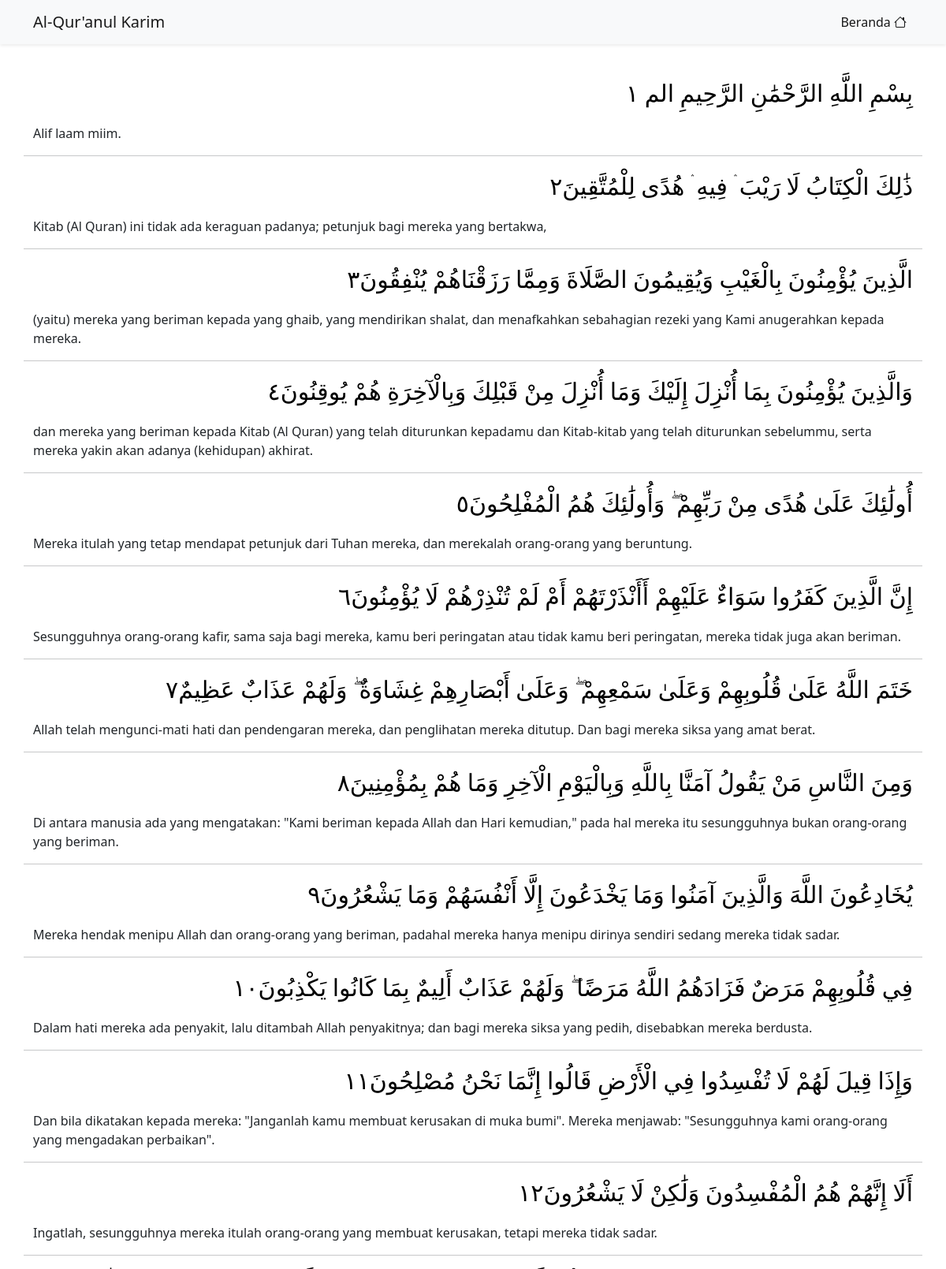
Page /surah.php?surah=2 (upper part) on the committed database.
### tables this page shows
CREATE TABLE `arabicquran` (
  `Index` int(11) NOT NULL,
  `DatabaseID` smallint(6) NOT NULL,
  `Surah` int(11) NOT NULL,
  `Ayat` int(11) NOT NULL,
  `Text` text NOT NULL
);

CREATE TABLE `indonesianquran` (
  `Index` int(11) NOT NULL,
  `DatabaseID` smallint(6) NOT NULL,
  `Surah` int(11) NOT NULL,
  `Ayat` int(11) NOT NULL,
  `Text` text NOT NULL
);

### surah.php (the view, shortened to what this page needs)
<?php
include "koneksi.php";
?>
<!doctype html>
<html lang="en">
  <head>
    <link href="https://cdn.jsdelivr.net/npm/bootstrap@5.0.1/dist/css/bootstrap.min.css" rel="stylesheet">
    <link rel="stylesheet" href="https://cdn.jsdelivr.net/npm/bootstrap-icons@1.5.0/font/bootstrap-icons.css">
    <link rel="stylesheet" href="assets/css/style.css">
  </head>
  <body>
    <nav class="navbar navbar-expand-lg navbar-light bg-light fixed-top shadow-sm">
      <div class="container">
        <a class="navbar-brand" href="index.php">Al-Qur'anul Karim</a>
        <div class="collapse navbar-collapse" id="navbarNavAltMarkup">
          <div class="navbar-nav ms-auto">
            <a class="nav-link active" aria-current="page" href="index.php">Beranda <span class="i bi bi-house"></span></a>
          </div>
        </div>
      </div>
    </nav>
    <section id="content-surah" style="padding-top: 3rem;">
      <div class="container">
        <div class="row justify-content-center mt-5">
          <?php
          if (isset($_GET['surah'])) {
            $surah = $_GET['surah'];
            $tampil = mysqli_query($koneksi, "SELECT a.text as arabic, b.text as indonesia FROM arabicquran a LEFT OUTER JOIN indonesianquran b ON a.index = b.index WHERE a.surah = $surah");
            $ayat = 1;
            while($data = mysqli_fetch_array($tampil)) {
              $str = $data['arabic'];
              echo '<p class="arabic">' . $str . format_arabic_number($ayat) . '</p>';
              echo '<p class="latin">' . $data['indonesia'] . '</p>';
              echo '<hr>';
              $ayat++;
            }
          }
          function format_arabic_number($number) {
            $arabic_number = array('٠', '١', '٢', '٣', '٤', '٥', '٦', '٧', '٨', '٩');
            $jum_karakter = strlen($number);
            $temp = "";
            for($i = 0; $i < $jum_karakter; $i++) {
              $char = substr($number, $i, 1);
              $temp .= $arabic_number[$char];
            }
            return '<span class"arabic_number">' . $temp . '</span>';
          }
          ?>
        </div>
      </div>
    </section>
  </body>
</html>

### surah.php (style rules this page uses)
.arabic { color: black; font-family: Uthmani; font-weight: normal; font-size: 30px; direction: rtl; }
.latin { font-weight: normal; direction: ltr; }

### rows in the picture
arabicquran: Text "بِسْمِ اللَّهِ الرَّحْمَٰنِ الرَّحِيمِ الم", temp "١", indonesianquran.Text "Alif laam miim."
arabicquran: Text "ذَٰلِكَ الْكِتَابُ لَا رَيْبَ ۛ فِيهِ ۛ هُدًى لِلْمُتَّقِينَ", temp "٢", indonesianquran.Text "Kitab (Al Quran) ini tidak ada keraguan padanya; petunjuk bagi mereka yang bertakwa,"
arabicquran: Text "الَّذِينَ يُؤْمِنُونَ بِالْغَيْبِ وَيُقِيمُونَ الصَّلَاةَ وَمِمَّا رَزَقْنَاهُمْ يُنْفِقُونَ", temp "٣", indonesianquran.Text "(yaitu) mereka yang beriman kepada yang ghaib, yang mendirikan shalat, dan menafkahkan sebahagian rezeki yang Kami anugerahkan kepada mereka."
arabicquran: Text "وَالَّذِينَ يُؤْمِنُونَ بِمَا أُنْزِلَ إِلَيْكَ وَمَا أُنْزِلَ مِنْ قَبْلِكَ وَبِالْآخِرَةِ هُمْ يُوقِنُونَ", temp "٤", indonesianquran.Text "dan mereka yang beriman kepada Kitab (Al Quran) yang telah diturunkan kepadamu dan Kitab-kitab yang telah diturunkan sebelummu, serta mereka yakin akan adanya (kehidupan) akhirat."
arabicquran: Text "أُولَٰئِكَ عَلَىٰ هُدًى مِنْ رَبِّهِمْ ۖ وَأُولَٰئِكَ هُمُ الْمُفْلِحُونَ", temp "٥", indonesianquran.Text "Mereka itulah yang tetap mendapat petunjuk dari Tuhan mereka, dan merekalah orang-orang yang beruntung."
arabicquran: Text "إِنَّ الَّذِينَ كَفَرُوا سَوَاءٌ عَلَيْهِمْ أَأَنْذَرْتَهُمْ أَمْ لَمْ تُنْذِرْهُمْ لَا يُؤْمِنُونَ", temp "٦", indonesianquran.Text "Sesungguhnya orang-orang kafir, sama saja bagi mereka, kamu beri peringatan atau tidak kamu beri peringatan, mereka tidak juga akan beriman."
arabicquran: Text "خَتَمَ اللَّهُ عَلَىٰ قُلُوبِهِمْ وَعَلَىٰ سَمْعِهِمْ ۖ وَعَلَىٰ أَبْصَارِهِمْ غِشَاوَةٌ ۖ وَلَهُمْ عَذَابٌ عَظِيمٌ", temp "٧", indonesianquran.Text "Allah telah mengunci-mati hati dan pendengaran mereka, dan penglihatan mereka ditutup. Dan bagi mereka siksa yang amat berat."
arabicquran: Text "وَمِنَ النَّاسِ مَنْ يَقُولُ آمَنَّا بِاللَّهِ وَبِالْيَوْمِ الْآخِرِ وَمَا هُمْ بِمُؤْمِنِينَ", temp "٨", indonesianquran.Text "Di antara manusia ada yang mengatakan: \"Kami beriman kepada Allah dan Hari kemudian,\" pada hal mereka itu sesungguhnya bukan orang-orang yang beriman."
arabicquran: Text "يُخَادِعُونَ اللَّهَ وَالَّذِينَ آمَنُوا وَمَا يَخْدَعُونَ إِلَّا أَنْفُسَهُمْ وَمَا يَشْعُرُونَ", temp "٩", indonesianquran.Text "Mereka hendak menipu Allah dan orang-orang yang beriman, padahal mereka hanya menipu dirinya sendiri sedang mereka tidak sadar."
arabicquran: Text "فِي قُلُوبِهِمْ مَرَضٌ فَزَادَهُمُ اللَّهُ مَرَضًا ۖ وَلَهُمْ عَذَابٌ أَلِيمٌ بِمَا كَانُوا يَكْذِبُونَ", temp "١٠", indonesianquran.Text "Dalam hati mereka ada penyakit, lalu ditambah Allah penyakitnya; dan bagi mereka siksa yang pedih, disebabkan mereka berdusta."
arabicquran: Text "وَإِذَا قِيلَ لَهُمْ لَا تُفْسِدُوا فِي الْأَرْضِ قَالُوا إِنَّمَا نَحْنُ مُصْلِحُونَ", temp "١١", indonesianquran.Text "Dan bila dikatakan kepada mereka: \"Janganlah kamu membuat kerusakan di muka bumi\". Mereka menjawab: \"Sesungguhnya kami orang-orang yang mengadakan perbaikan\"."
arabicquran: Text "أَلَا إِنَّهُمْ هُمُ الْمُفْسِدُونَ وَلَٰكِنْ لَا يَشْعُرُونَ", temp "١٢", indonesianquran.Text "Ingatlah, sesungguhnya mereka itulah orang-orang yang membuat kerusakan, tetapi mereka tidak sadar."
